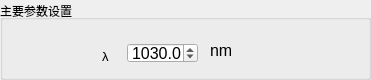
  <widget class="QGroupBox" name="groupBox_5">
   <property name="geometry">
    <rect>
     <x>20</x>
     <y>30</y>
     <width>371</width>
     <height>80</height>
    </rect>
   </property>
   <property name="title">
    <string>主要参数设置</string>
   </property>
   <property name="alignment">
    <set>Qt::AlignLeading|Qt::AlignLeft|Qt::AlignVCenter</set>
   </property>
   <widget class="QDoubleSpinBox" name="lamda">
    <property name="geometry">
     <rect>
      <x>127</x>
      <y>43</y>
      <width>71</width>
      <height>20</height>
     </rect>
    </property>
    <property name="font">
     <font>
      <pointsize>12</pointsize>
     </font>
    </property>
    <property name="alignment">
     <set>Qt::AlignCenter</set>
    </property>
    <property name="decimals">
     <number>1</number>
    </property>
    <property name="minimum">
     <double>100.000000000000000</double>
    </property>
    <property name="maximum">
     <double>3000.000000000000000</double>
    </property>
    <property name="value">
     <double>1030.000000000000000</double>
    </property>
   </widget>
   <widget class="QLabel" name="label_49">
    <property name="geometry">
     <rect>
      <x>102</x>
      <y>46</y>
      <width>21</width>
      <height>21</height>
     </rect>
    </property>
    <property name="font">
     <font>
      <pointsize>10</pointsize>
     </font>
    </property>
    <property name="text">
     <string>&lt;html&gt;&lt;head/&gt;&lt;body&gt;&lt;p&gt;λ&lt;/p&gt;&lt;/body&gt;&lt;/html&gt;</string>
    </property>
   </widget>
   <widget class="QLabel" name="label_50">
    <property name="geometry">
     <rect>
      <x>210</x>
      <y>40</y>
      <width>21</width>
      <height>21</height>
     </rect>
    </property>
    <property name="font">
     <font>
      <pointsize>12</pointsize>
     </font>
    </property>
    <property name="text">
     <string>nm</string>
    </property>
   </widget>
  </widget>
